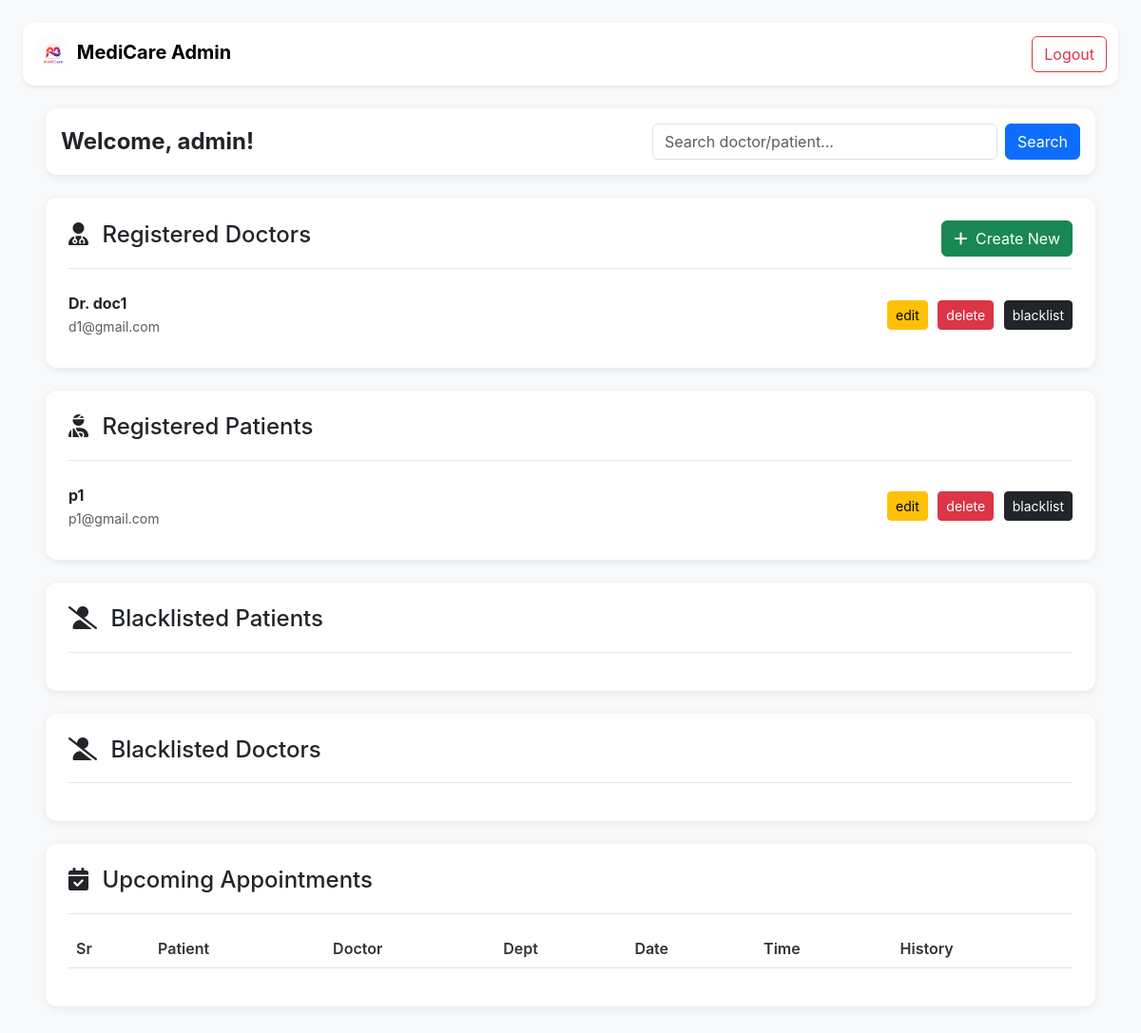
/admin, run on an earlier commit of the app's database.
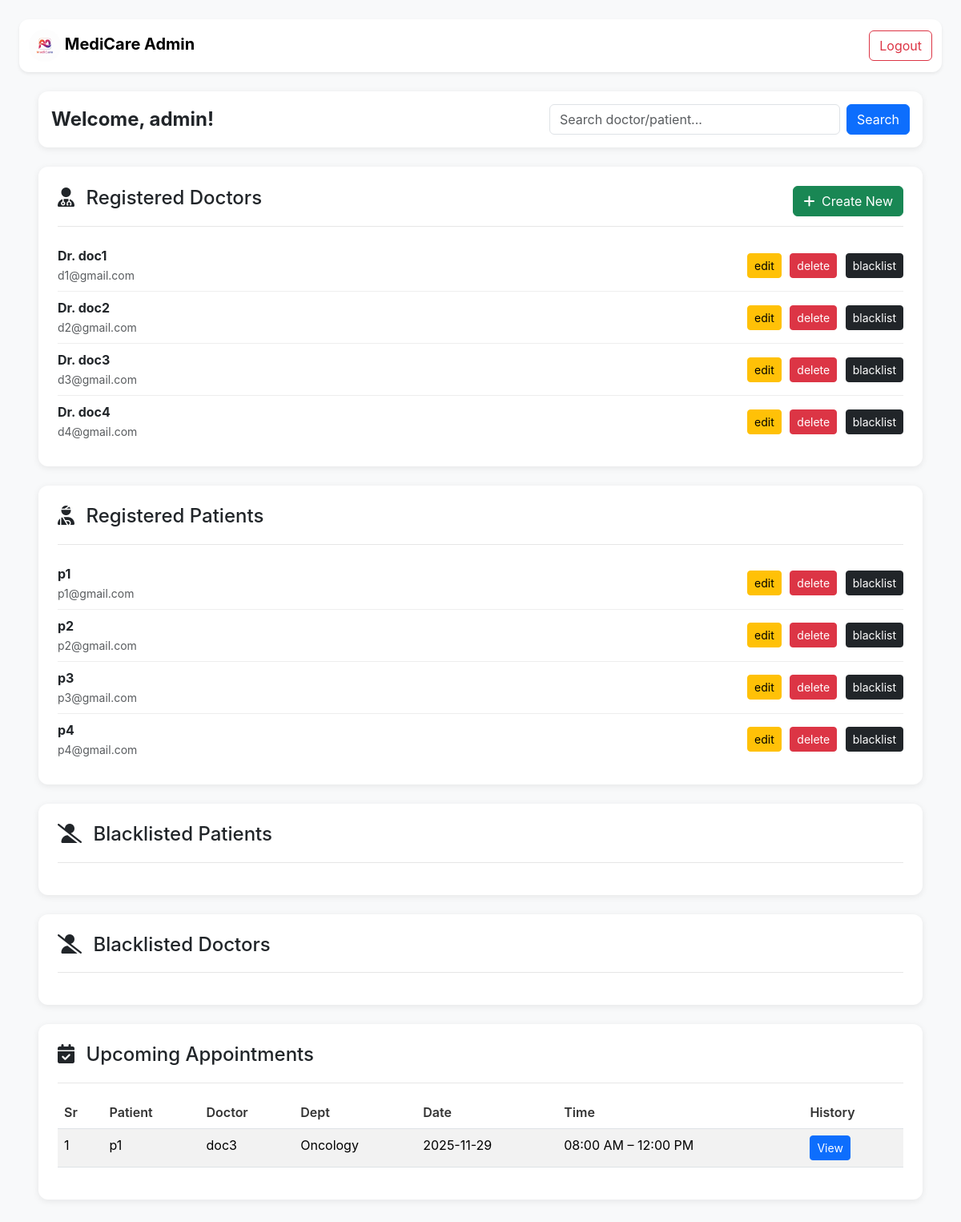
And on a later commit of the database.
### application/models.py (models this page shows)
class User(db.Model):
    __tablename__ = 'user'
    id = db.Column(db.Integer(),primary_key = True)
    blocked = db.Column(db.Boolean(), default=False, nullable=False)
    username = db.Column(db.String(), unique=True, nullable=False)
    password = db.Column(db.String(), nullable=False)
    type = db.Column(db.String(), default="patient", nullable=False)
    patient = db.relationship('Patient', backref='user', cascade="all, delete-orphan")
    doctor = db.relationship('Doctor', backref='user', cascade="all, delete-orphan")

class Doctor(db.Model):
    __tablename__ = 'doctor'
    id = db.Column(db.Integer(),primary_key = True)
    doctor_name = db.Column(db.String(), nullable=False)
    password = db.Column(db.String(), nullable=False)
    email = db.Column(db.String(), nullable=False)
    department_id = db.Column(db.Integer(), db.ForeignKey('department.id'), nullable=False)
    user_id = db.Column(db.Integer(), db.ForeignKey('user.id', ondelete="CASCADE"), nullable=False)
    type = db.Column(db.String(), nullable=False)
    experience = db.Column(db.Integer(), nullable=False)
    appointment = db.relationship('Appointment', backref='doctor')
    availability = db.relationship('Availability', backref='doctor', cascade="all, delete-orphan")

class Patient(db.Model):
    __tablename__ = 'patient'
    id = db.Column(db.Integer(),primary_key = True)
    blocked = db.Column(db.Boolean(), default=False, nullable=False)
    user_id = db.Column(db.Integer(), db.ForeignKey('user.id', ondelete="CASCADE"), nullable=False)
    name = db.Column(db.String(), nullable=False)
    age = db.Column(db.Integer(), nullable=False)
    gender = db.Column(db.String(), nullable=False)
    phone = db.Column(db.String(), nullable=False)
    email = db.Column(db.String(), nullable=False)
    appointment = db.relationship('Appointment', backref='patient')

class Appointment(db.Model):
    __tablename__ = 'appointment'
    id = db.Column(db.Integer(),primary_key = True)
    patient_id = db.Column(db.Integer(), db.ForeignKey('patient.id', ondelete="CASCADE"), nullable=True)
    doctor_id = db.Column(db.Integer(), db.ForeignKey('doctor.id', ondelete="CASCADE"), nullable=True)
    date = db.Column(db.String(), nullable=False)
    time = db.Column(db.String(), nullable=False)
    visit_type = db.Column(db.String(), default="In-person", nullable=False)
    status = db.Column(db.String(), default="Upcoming")

class Department(db.Model):
    __tablename__ = 'department'
    id = db.Column(db.Integer(),primary_key = True)
    name = db.Column(db.String())
    description = db.Column(db.String())
    doctor = db.relationship('Doctor', backref='department')

### application/controllers.py (the view, shortened to what this page needs)
@app.route("/admin")
def admin_dash():
    q = request.args.get("q", "").strip()
    if q == "":
        doctors = Doctor.query.join(User).filter(User.blocked == False).all()
        blacklisted_doctors = Doctor.query.join(User).filter(User.blocked == True).all()
        patients = Patient.query.filter_by(blocked=False).all()
        blacklisted_patients = Patient.query.filter_by(blocked=True).all()
        upcoming = Appointment.query.join(Patient).join(Doctor).filter(Appointment.status == "Upcoming").all()
    this_user = User.query.filter_by(type="admin").first()
    return render_template("admin_dash.html",
        this_user=this_user,
        doctors=doctors,
        patients=patients,
        q=q,
        blacklisted_patients=blacklisted_patients,
        blacklisted_doctors=blacklisted_doctors,
        upcoming=upcoming)

### templates/admin_dash.html (shortened to what this page needs)
<!DOCTYPE html>
<html lang="en">
<head>
    <link href="https://cdn.jsdelivr.net/npm/bootstrap@5.3.2/dist/css/bootstrap.min.css" rel="stylesheet">
</head>
<body class="p-4">
    <nav class="navbar navbar-expand-lg navbar-light bg-white shadow-sm mb-4" style="border-radius: 0.75rem;">
        <div class="container-fluid">
            <a class="navbar-brand fw-bold" href="/">
                <img src="../static/logo2.png" style="height: 40px; border-radius: 50%;">
                MediCare Admin
            </a>
            <div class="collapse navbar-collapse" id="adminNav">
                <ul class="navbar-nav ms-auto">
                    <li class="nav-item">
                        <a href="/logout" class="btn btn-outline-danger">Logout</a>
                    </li>
                </ul>
            </div>
        </div>
    </nav>
    <main class="container-fluid px-4">
        <div class="card p-3 mb-4">
            <div class="d-flex justify-content-between align-items-center">
                <h4 class="fw-bold mb-0">Welcome, {{this_user.username}}!</h4>
                <form class="d-flex align-items-center gap-2" method="get" action="/admin"
                    style="max-width: 450px; width: 100%;">
                    <div class="position-relative w-100">
                        <input name="q" id="searchInput" class="form-control" type="text"
                            placeholder="Search doctor/patient..." value="{{ q }}" style="padding-right: 35px;">
                    </div>
                    <button class="btn btn-primary" type="submit">Search</button>
                </form>
            </div>
        </div>
        <div class="card p-4 mb-4">
            <div class="section-header">
                <h4><i class="fa-solid fa-user-doctor me-2"></i> Registered Doctors</h4>
                <a href="/add_doctor" class="btn btn-success"><i class="fa-solid fa-plus me-1"></i> Create New</a>
            </div>
            <ul class="list-group list-group-flush mt-3">
                {% for d in doctors %}
                <li class="list-group-item d-flex justify-content-between align-items-center">
                    <div>
                        <strong>Dr. {{ d.doctor_name }}</strong><br>
                        <small class="text-muted">{{ d.email }}</small>
                    </div>
                    <div class="admin-buttons">
                        <a href="/edit_doctor/{{ d.id }}" class="btn btn-warning btn-sm">edit</a>
                        <a href="/delete_doctor/{{ d.id }}" class="btn btn-danger btn-sm">delete</a>
                        <a href="/blacklist_doctor/{{ d.id }}" class="btn btn-dark btn-sm">blacklist</a>
                    </div>
                </li>
                {% endfor %}
            </ul>
        </div>
        <div class="card p-4 mb-4">
            <div class="section-header">
                <h4><i class="fa-solid fa-user-injured me-2"></i> Registered Patients</h4>
            </div>
            <ul class="list-group list-group-flush mt-3">
                {% for p in patients %}
                <li class="list-group-item d-flex justify-content-between align-items-center">
                    <div>
                        <strong>{{ p.name }}</strong><br>
                        <small class="text-muted">{{ p.email }}</small>
                    </div>
                    <div class="admin-buttons">
                        <a href="/edit_patient/{{ p.id }}" class="btn btn-warning btn-sm">edit</a>
                        <a href="/delete_patient/{{ p.id }}" class="btn btn-danger btn-sm">delete</a>
                        <a href="/blacklist_patient/{{ p.id }}" class="btn btn-dark btn-sm">blacklist</a>
                    </div>
                </li>
                {% endfor %}
            </ul>
        </div>
        <div class="card p-4 mb-4">
            <div class="section-header">
                <h4><i class="fa-solid fa-user-slash me-2"></i> Blacklisted Patients</h4>
            </div>
        </div>
        <div class="card p-4 mb-4">
            <div class="section-header">
                <h4><i class="fa-solid fa-user-slash me-2"></i> Blacklisted Doctors</h4>
            </div>
        </div>
        <div class="card p-4 mb-4">
            <div class="section-header">
                <h4><i class="fa-solid fa-calendar-check me-2"></i> Upcoming Appointments</h4>
            </div>
            <div class="table-responsive mt-3">
                <table class="table table-striped">
                    <thead>
                        <tr>
                            <th>Sr</th>
                            <th>Patient</th>
                            <th>Doctor</th>
                            <th>Dept</th>
                            <th>Date</th>
                            <th>Time</th>
                            <th>History</th>
                        </tr>
                    </thead>
                    <tbody>
                        {% for a in upcoming %}
                        <tr>
                            <td>{{ loop.index }}</td>
                            <td>{{ a.patient.name }}</td>
                            <td>{{ a.doctor.doctor_name }}</td>
                            <td>{{ a.doctor.department.name }}</td>
                            <td>{{ a.date }}</td>
                            <td>
                                {% if a.time == "morning" %}
                                08:00 AM – 12:00 PM
                                {% else %}
                                04:00 PM – 09:00 PM
                                {% endif %}
                            </td>
                            <td>
                                <a href="/patient_history?id={{ a.patient_id }}" class="btn btn-primary btn-sm">View</a>
                            </td>
                        </tr>
                        {% endfor %}
                    </tbody>
                </table>
            </div>
        </div>
    </main>
</body>
</html>

### templates/admin_dash.html (style rules this page uses)
body { font-family: 'Inter', sans-serif; background-color: #f8f9fa; }
.card { border: none; border-radius: 0.75rem; box-shadow: 0px 2px 8px rgba(0, 0, 0, 0.08); width: 100% !important; }
.section-header { display: flex; justify-content: space-between; align-items: center; padding-bottom: 12px; border-bottom: 1px solid #e6e6e6; }
.list-group-item { border: none !important; padding-left: 0 !important; padding-right: 0 !important; }
.list-group-item+.list-group-item { border-top: 1px solid #eee !important; }
.admin-buttons .btn { margin-left: 6px; }
.table thead { background: #f1f3f5; }
.table th { font-weight: 600; color: #333; }

What changed in the data, as far as the page shows it:
added Doctor: doctor_name "doc2", email "d2@gmail.com"
added Doctor: doctor_name "doc3", email "d3@gmail.com"
added Doctor: doctor_name "doc4", email "d4@gmail.com"
added Patient: name "p2", email "p2@gmail.com"
added Patient: name "p3", email "p3@gmail.com"
added Patient: name "p4", email "p4@gmail.com"
added Appointment: patient.name "p1", doctor.doctor_name "doc3", doctor.department.name "Oncology", date "2025-11-29", time "08:00 AM – 12:00 PM"
